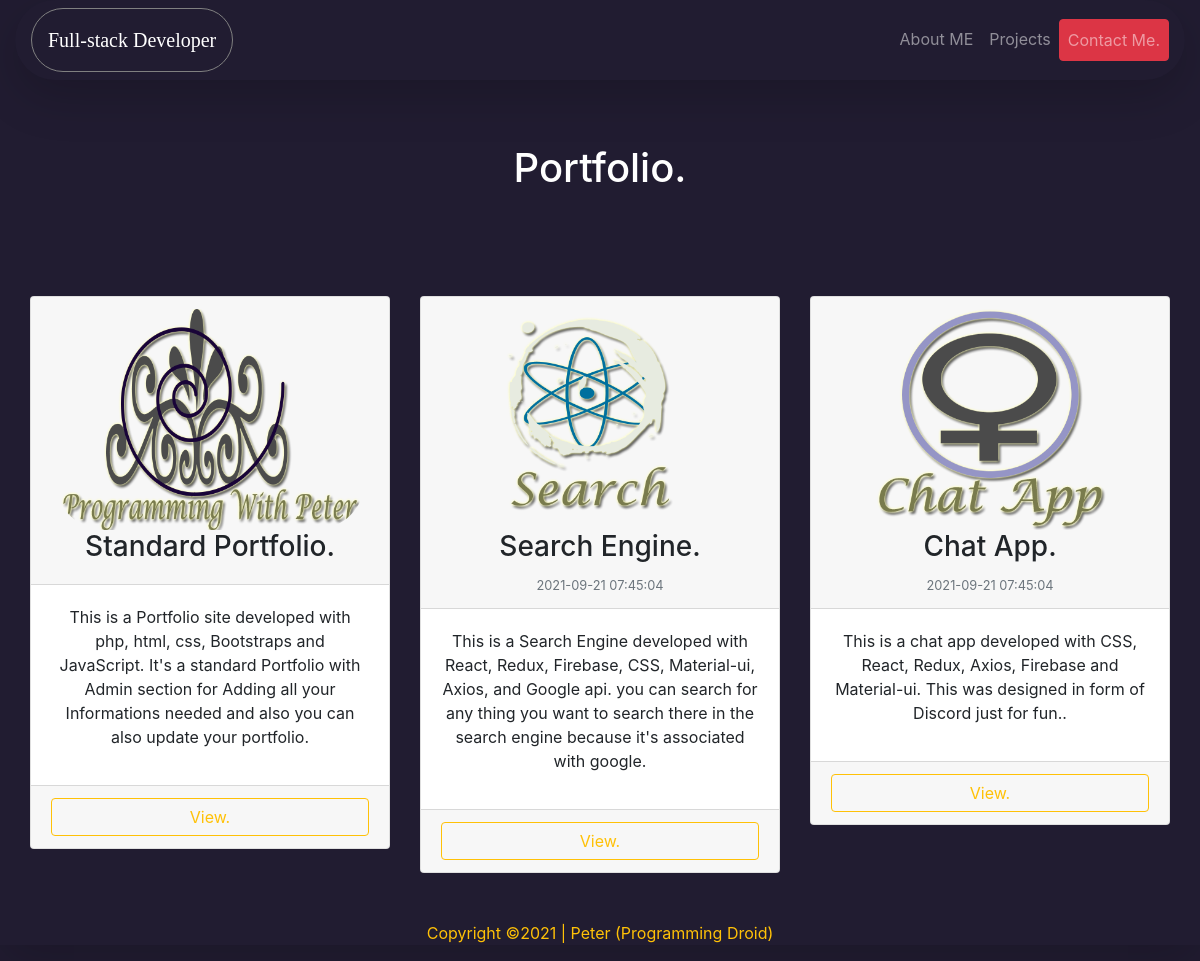
The app's page /projects.php with its own data.
### tables this page shows
CREATE TABLE `projects` (
  `id` int(11) NOT NULL,
  `title` varchar(200) NOT NULL,
  `description` text NOT NULL,
  `img` varchar(200) NOT NULL,
  `link` varchar(200) NOT NULL,
  `date` timestamp NOT NULL DEFAULT current_timestamp() ON UPDATE current_timestamp()
);

### projects.php (the view, shortened to what this page needs)
<?php
require_once "./config/config.php";
$sql = "SELECT * FROM projects";
$results = mysqli_query($con, $sql);
$rows = mysqli_fetch_all($results, MYSQLI_ASSOC);
?>
<!DOCTYPE html>
<html lang="en">
<head>
<link rel="stylesheet" href="https://maxcdn.bootstrapcdn.com/bootstrap/4.5.2/css/bootstrap.min.css" />
<link rel="stylesheet" href="https://cdnjs.cloudflare.com/ajax/libs/font-awesome/4.7.0/css/font-awesome.min.css" />
<link rel="stylesheet" href="./include/styles.css" />
</head>
<body>
    <div class="container-fluid all shadow-lg">
        <nav style="border-radius: 50px;background-color: #211C31;" class="navbar sticky-top navbar-expand-md shadow-lg navbar-dark">
            <a class="navbar-brand p-3" href="./" style="border:1px solid grey;border-radius:999px; font-family:Lucida Handwriting, Tahoma, Serif;">Full-stack Developer</a>
            <div class="collapse navbar-collapse " id="collapsibleNavbar">
                <ul class="navbar-nav ml-auto">
                <li class="nav-item">
                    <a class="nav-link" href="./#about">About ME</a>
                </li>
                <li class="nav-item">
                    <a class="nav-link" href="projects.php">Projects</a>
                </li>
                <li class="nav-item">
                    <a class="nav-link btn btn-danger btn-rounded" href="./#contact">Contact Me.</a>
                </li>
                </ul>
            </div>
        </nav>
        <header class="mt-3 p-5">
            <h1 class="text-center text-white">Portfolio.</h1>
        </header>
        <div class="container-fluid mt-5">
            <div class="row">
                <div class="col">
                <div class="card">
                        <div class="card-header text-center">
                            <img src="./include/portfolio.png" style="border-radius:50px;" alt="peter" width="310px" />
                            <h3>Standard Portfolio.</h3>
                        </div>
                        <div class="card-body">
                            <p class="text-center">
                                This is a Portfolio site developed with php, html, css, Bootstraps and JavaScript.
                                It's a standard Portfolio with Admin section for Adding all your Informations needed and also you can also update your portfolio.
                            </p>
                        </div>
                        <div class="card-footer">
                            <a href="https://programmingdroid.xyz/portfolio" class="btn btn-rounded-circle btn-block mx-auto d-block btn-outline-warning">View.</a>
                        </div>
                    </div>
                </div>
                <?php foreach($rows as $row): ?>
                <div class="col">
                    <div class="card">
                        <div class="card-header text-center">
                            <img src="./include/<?php echo $row['img'];?>" style="border-radius:50px;" alt="<?php echo $row['img'];?>" width="310px" />
                            <h3><?php echo $row['title'];?>.</h3>
                            <small class="text-secondary ml-auto"><?php echo $row['date'];?></small>
                        </div>
                        <div class="card-body">
                            <p class="text-center">
                            <?php echo $row['description'];?>
                            </p>
                        </div>
                        <div class="card-footer">
                            <a href="<?php echo $row['link'];?>" class="btn btn-rounded btn-block mx-auto d-block btn-outline-warning">View.</a>
                        </div>
                    </div>
                </div>
                <?php endforeach;?>
            </div>
        </div>
        <footer class="text-center text-warning mt-5">
            <p>Copyright &copy;2021 | Peter (Programming Droid) </p>
        </footer>
    </div>
</body>
</html>

### include/styles.css (style rules this page uses)
* { margin: 0; padding: 0; scroll-behavior: smooth; }
body { background-color: #211C31; }
nav { background-color: #211C31; }

### records on screen
projects: img (picture), title "Search Engine", date "2021-09-21 07:45:04", description "This is a Search Engine developed with React, Redux, Firebase, CSS, Material-ui, Axios, and Google api. you can search for any thing you want to search there in the search engine because it's associated with google."
projects: img (picture), title "Chat App", date "2021-09-21 07:45:04", description "This is a chat app developed with CSS, React, Redux, Axios, Firebase and Material-ui. This was designed in form of Discord just for fun.."
